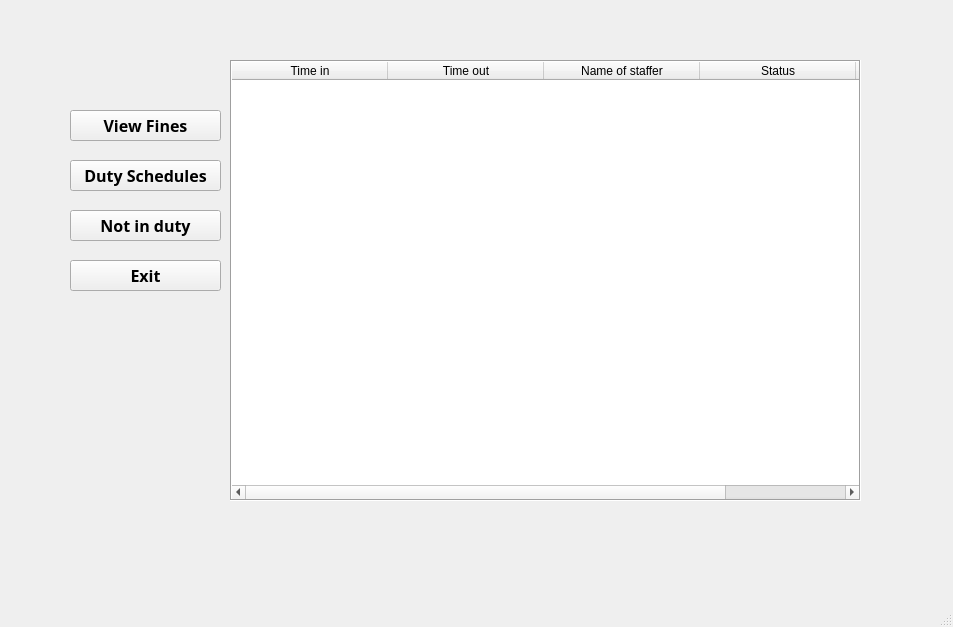
<?xml version="1.0" encoding="UTF-8"?>
<ui version="4.0">
 <class>viewwindow</class>
 <widget class="QMainWindow" name="viewwindow">
  <property name="geometry">
   <rect>
    <x>0</x>
    <y>0</y>
    <width>953</width>
    <height>627</height>
   </rect>
  </property>
  <property name="windowTitle">
   <string>MainWindow</string>
  </property>
  <widget class="QWidget" name="centralwidget">
   <widget class="QLabel" name="label">
    <property name="geometry">
     <rect>
      <x>50</x>
      <y>-70</y>
      <width>1011</width>
      <height>701</height>
     </rect>
    </property>
    <property name="text">
     <string>&lt;html&gt;&lt;head/&gt;&lt;body&gt;&lt;p&gt;&lt;img src=&quot;:/login/Pics/Admin-window.png&quot;width=850 height=500/&gt;&lt;/p&gt;&lt;/body&gt;&lt;/html&gt;</string>
    </property>
   </widget>
   <widget class="QTableWidget" name="ctable">
    <property name="geometry">
     <rect>
      <x>230</x>
      <y>60</y>
      <width>631</width>
      <height>441</height>
     </rect>
    </property>
    <property name="frameShape">
     <enum>QFrame::Box</enum>
    </property>
    <property name="lineWidth">
     <number>1</number>
    </property>
    <attribute name="horizontalHeaderDefaultSectionSize">
     <number>156</number>
    </attribute>
    <attribute name="horizontalHeaderMinimumSectionSize">
     <number>156</number>
    </attribute>
    <attribute name="horizontalHeaderShowSortIndicator" stdset="0">
     <bool>false</bool>
    </attribute>
    <attribute name="horizontalHeaderStretchLastSection">
     <bool>false</bool>
    </attribute>
    <column>
     <property name="text">
      <string>Time in</string>
     </property>
    </column>
    <column>
     <property name="text">
      <string>Time out</string>
     </property>
    </column>
    <column>
     <property name="text">
      <string>Name of staffer</string>
     </property>
    </column>
    <column>
     <property name="text">
      <string>Status</string>
     </property>
    </column>
    <column>
     <property name="text">
      <string>Date</string>
     </property>
    </column>
   </widget>
   <widget class="QPushButton" name="Finebut">
    <property name="geometry">
     <rect>
      <x>70</x>
      <y>110</y>
      <width>151</width>
      <height>31</height>
     </rect>
    </property>
    <property name="font">
     <font>
      <family>Nexa Bold</family>
      <pointsize>12</pointsize>
      <weight>75</weight>
      <bold>true</bold>
     </font>
    </property>
    <property name="styleSheet">
     <string notr="true">QPushButton {background-color: Black} QPushButton:hover {background-color:grey}QPushButton {border-radius:15px}QPushButton {color:White}QPushButton{border:2px solid yellow}QPushButton:pressed{Background-color:yellow};</string>
    </property>
    <property name="text">
     <string>View Fines</string>
    </property>
   </widget>
   <widget class="QPushButton" name="schedbut">
    <property name="geometry">
     <rect>
      <x>70</x>
      <y>160</y>
      <width>151</width>
      <height>31</height>
     </rect>
    </property>
    <property name="font">
     <font>
      <family>Nexa Bold</family>
      <pointsize>12</pointsize>
      <weight>75</weight>
      <bold>true</bold>
     </font>
    </property>
    <property name="styleSheet">
     <string notr="true">QPushButton {background-color: Black} QPushButton:hover {background-color:grey}QPushButton {border-radius:15px}QPushButton {color:White}QPushButton{border:2px solid yellow}QPushButton:pressed{Background-color:yellow};</string>
    </property>
    <property name="text">
     <string>Duty Schedules</string>
    </property>
   </widget>
   <widget class="QPushButton" name="exitbut">
    <property name="geometry">
     <rect>
      <x>70</x>
      <y>260</y>
      <width>151</width>
      <height>31</height>
     </rect>
    </property>
    <property name="font">
     <font>
      <family>Nexa Bold</family>
      <pointsize>12</pointsize>
      <weight>75</weight>
      <bold>true</bold>
     </font>
    </property>
    <property name="styleSheet">
     <string notr="true">QPushButton {background-color: Black} QPushButton:hover {background-color:grey}QPushButton {border-radius:15px}QPushButton {color:White}QPushButton{border:2px solid yellow}QPushButton:pressed{Background-color:red};</string>
    </property>
    <property name="text">
     <string>Exit</string>
    </property>
   </widget>
   <widget class="QPushButton" name="notinbut">
    <property name="geometry">
     <rect>
      <x>70</x>
      <y>210</y>
      <width>151</width>
      <height>31</height>
     </rect>
    </property>
    <property name="font">
     <font>
      <family>Nexa Bold</family>
      <pointsize>12</pointsize>
      <weight>75</weight>
      <bold>true</bold>
     </font>
    </property>
    <property name="styleSheet">
     <string notr="true">QPushButton {background-color: Black} QPushButton:hover {background-color:grey}QPushButton {border-radius:15px}QPushButton {color:White}QPushButton{border:2px solid yellow}QPushButton:pressed{Background-color:yellow};</string>
    </property>
    <property name="text">
     <string>Not in duty</string>
    </property>
   </widget>
  </widget>
  <widget class="QStatusBar" name="statusbar"/>
 </widget>
 <resources>
  <include location="dutycheckerFiles.qrc"/>
 </resources>
 <connections/>
</ui>
